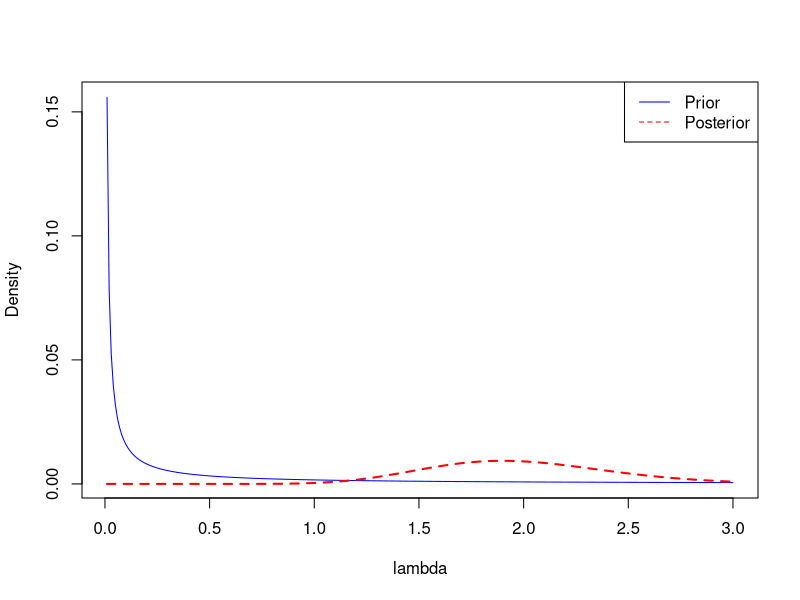
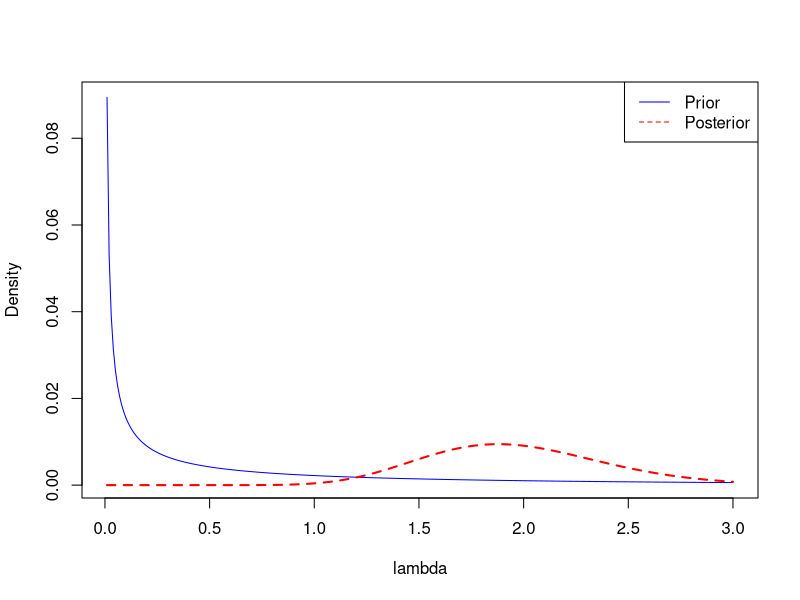
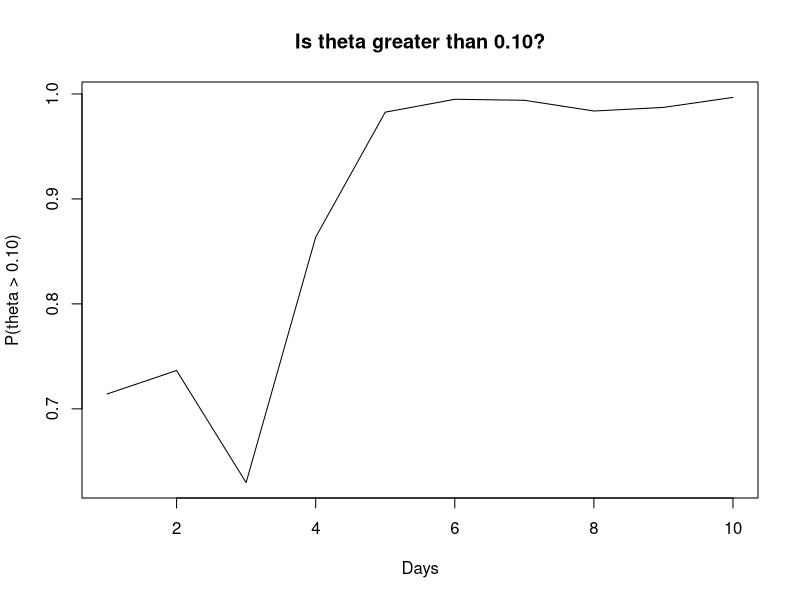

R code for these plots, in order:
## ---- chunk 1
pg.posterior<-function(Y,M,a,b){
  
  
grid   <- seq(.01, 3, .01)

like   <- dpois(Y,M*grid)
like   <- like/sum(like) #standardize

prior  <- dgamma(grid,a,b)
prior  <- prior/sum(prior) #standardize

post   <- like*prior
post   <- post/sum(post) #standardize

plot(grid, prior, type = "l", xlab = "lambda", ylab = "Density", col = "blue")
lines(grid, post, col = "red", lty=2, lwd=2)
legend("topright", c("Prior", "Posterior"), lwd = c(1,1), col = c("blue","red"), lty=c(1,2))
  
post.ci<-qgamma(c(0.025,0.975),Y+a,M+b) #Posterior 95% Credible Interval
post.mean<-(Y+a)/(M+b)     #Posterior mean
post.sd<-sqrt(Y+a)/(M+b)      #Posterior sd

posterior<-data.frame(post.mean, post.sd, post.ci[1],post.ci[2])
colnames(posterior)=c("mean", "Standard Deviation", "Lower CI", "Upper CI")
return(posterior)
}
## ---- chunk 2
pg.posterior<-function(Y,M,a=0.01,b=0.01){
  
  
grid   <- seq(.01, 3, .01)

like   <- dpois(Y,M*grid)
like   <- like/sum(like) #standardize

prior  <- dgamma(grid,a,b)
prior  <- prior/sum(prior) #standardize

post   <- like*prior
post   <- post/sum(post) #standardize

plot(grid, prior, type = "l", xlab = "lambda", ylab = "Density", col = "blue")
lines(grid, post, col = "red", lty=2, lwd=2)
legend("topright", c("Prior", "Posterior"), lwd = c(1,1), col = c("blue","red"), lty=c(1,2))
  
post.ci<-qgamma(c(0.025,0.975),Y+a,M+b) #Posterior 95% Credible Interval
post.mean<-(Y+a)/(M+b)     #Posterior mean
post.sd<-sqrt(Y+a)/(M+b)      #Posterior sd

posterior<-data.frame(post.mean, post.sd, post.ci[1],post.ci[2])
colnames(posterior)=c("mean", "Standard Deviation", "Lower CI", "Upper CI")
return(posterior)
}
## ---- chunk 3
pg.posterior(20,10)

pg.posterior(20,10,0.25,0.25)
## ---- chunk 4
#Inputing data
samples<-c(12,11,9,15,18,15,11,8,12,16)
days<-1:10

#priors
a<-0.08
b<-0.72

#calculating number of samples through day t
#calculating number of defects through day t
cumulative.samples<-seq(100, 1000, 100)
cumulative.defects<-rep(NA,10)

for(i in 1:10){
  if(i==1){cumulative.defects[i]=samples[i]}
  else{
    cumulative.defects[i]<-cumulative.defects[i-1]+samples[i]
  }
  
}

#Combining into a data frame
dat<-data.frame(days, cumulative.defects, cumulative.samples)

#Calculating probability theta > 0.10
prob<-rep(NA, 10)

for(i in 1:10){
  prob[i]<-1-pbeta(0.1, cumulative.defects[i]+a,cumulative.samples[i]-cumulative.defects[i]+b)
}

#Combining into data frame
dat2<-data.frame(prob,days)

#Plotting results
plot(dat2$days,dat2$prob, type = "l", xlab = "Days", ylab="P(theta > 0.10)", main="Is theta greater than 0.10?")

